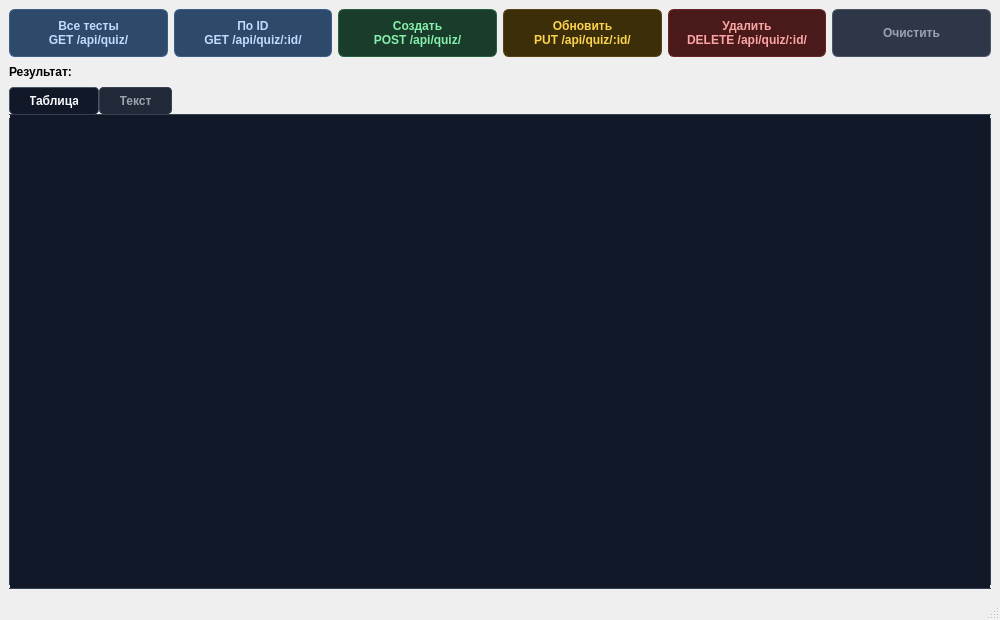
<?xml version="1.0" encoding="UTF-8"?>
<ui version="4.0">
 <class>MainWindow</class>
 <widget class="QMainWindow" name="MainWindow">
  <property name="geometry">
   <rect>
    <x>0</x>
    <y>0</y>
    <width>1000</width>
    <height>620</height>
   </rect>
  </property>
  <property name="windowTitle">
   <string>Quiz Client — ЛР3</string>
  </property>
  <widget class="QWidget" name="centralwidget">
   <layout class="QVBoxLayout" name="verticalLayout">
    <property name="spacing">
     <number>8</number>
    </property>
    <item>
     <layout class="QHBoxLayout" name="buttonLayout">
      <property name="spacing">
       <number>6</number>
      </property>
      <item>
       <widget class="QPushButton" name="btnGetAll">
        <property name="minimumSize"><size><width>0</width><height>48</height></size></property>
        <property name="text"><string>Все тесты
GET /api/quiz/</string></property>
        <property name="styleSheet"><string>QPushButton { background:#2d4a6b; color:#bfdbfe; border-radius:6px; font-weight:bold; border:1px solid #3b5f8a; }
QPushButton:hover { background:#3b5f8a; }</string></property>
       </widget>
      </item>
      <item>
       <widget class="QPushButton" name="btnGetById">
        <property name="minimumSize"><size><width>0</width><height>48</height></size></property>
        <property name="text"><string>По ID
GET /api/quiz/:id/</string></property>
        <property name="styleSheet"><string>QPushButton { background:#2d4a6b; color:#bfdbfe; border-radius:6px; font-weight:bold; border:1px solid #3b5f8a; }
QPushButton:hover { background:#3b5f8a; }</string></property>
       </widget>
      </item>
      <item>
       <widget class="QPushButton" name="btnCreate">
        <property name="minimumSize"><size><width>0</width><height>48</height></size></property>
        <property name="text"><string>Создать
POST /api/quiz/</string></property>
        <property name="styleSheet"><string>QPushButton { background:#1a3d2b; color:#86efac; border-radius:6px; font-weight:bold; border:1px solid #256040; }
QPushButton:hover { background:#256040; }</string></property>
       </widget>
      </item>
      <item>
       <widget class="QPushButton" name="btnUpdate">
        <property name="minimumSize"><size><width>0</width><height>48</height></size></property>
        <property name="text"><string>Обновить
PUT /api/quiz/:id/</string></property>
        <property name="styleSheet"><string>QPushButton { background:#3d2e0a; color:#fcd34d; border-radius:6px; font-weight:bold; border:1px solid #5a4210; }
QPushButton:hover { background:#5a4210; }</string></property>
       </widget>
      </item>
      <item>
       <widget class="QPushButton" name="btnDelete">
        <property name="minimumSize"><size><width>0</width><height>48</height></size></property>
        <property name="text"><string>Удалить
DELETE /api/quiz/:id/</string></property>
        <property name="styleSheet"><string>QPushButton { background:#4a1a1a; color:#fca5a5; border-radius:6px; font-weight:bold; border:1px solid #6b2424; }
QPushButton:hover { background:#6b2424; }</string></property>
       </widget>
      </item>
      <item>
       <widget class="QPushButton" name="btnClear">
        <property name="minimumSize"><size><width>0</width><height>48</height></size></property>
        <property name="text"><string>Очистить</string></property>
        <property name="styleSheet"><string>QPushButton { background:#2d3748; color:#9ca3af; border-radius:6px; border:1px solid #4b5563; font-weight:bold; }
QPushButton:hover { background:#374151; }</string></property>
       </widget>
      </item>
     </layout>
    </item>
    <item>
     <widget class="QLabel" name="lblStatus">
      <property name="text"><string>&lt;b&gt;Результат:&lt;/b&gt;</string></property>
     </widget>
    </item>
    <item>
     <widget class="QTabWidget" name="tabWidget">
      <property name="currentIndex"><number>0</number></property>
      <property name="tabPosition"><enum>QTabWidget::TabPosition::North</enum></property>
      <property name="tabBarAutoHide"><bool>false</bool></property>
      <property name="styleSheet"><string>QTabWidget::pane { border: 1px solid #374151; border-radius: 0 4px 4px 4px; }
QTabBar::tab { background:#1f2937; color:#9ca3af; padding:6px 20px; border: 1px solid #374151; border-bottom: none; border-radius: 4px 4px 0 0; font-weight:bold; }
QTabBar::tab:selected { background:#111827; color:#f9fafb; border-color:#4b5563; }
QTabBar::tab:hover { background:#374151; color:#e5e7eb; }</string></property>
      <widget class="QWidget" name="pageTable">
       <attribute name="title"><string>Таблица</string></attribute>
       <layout class="QVBoxLayout" name="pageTableLayout">
        <property name="spacing"><number>0</number></property>
        <property name="leftMargin"><number>0</number></property>
        <property name="topMargin"><number>0</number></property>
        <property name="rightMargin"><number>0</number></property>
        <property name="bottomMargin"><number>0</number></property>
        <item>
         <widget class="QTableWidget" name="tableWidget">
          <property name="selectionBehavior"><enum>QAbstractItemView::SelectionBehavior::SelectRows</enum></property>
          <property name="selectionMode"><enum>QAbstractItemView::SelectionMode::SingleSelection</enum></property>
          <property name="editTriggers"><set>QAbstractItemView::EditTrigger::NoEditTriggers</set></property>
          <property name="wordWrap"><bool>true</bool></property>
          <property name="styleSheet"><string>QTableWidget { gridline-color: #374151; border: none; color: #f9fafb; background: #111827; alternate-background-color: #1f2937; }
QHeaderView::section { background: #1f2937; color: #e5e7eb; font-weight: bold; padding: 6px 4px; border: none; border-bottom: 2px solid #4b5563; border-right: 1px solid #374151; }
QScrollBar:vertical { background: #1f2937; width: 10px; border-radius: 5px; }
QScrollBar::handle:vertical { background: #4b5563; border-radius: 5px; min-height: 20px; }
QScrollBar::handle:vertical:hover { background: #6b7280; }
QScrollBar::add-line:vertical, QScrollBar::sub-line:vertical { height: 0px; }
QScrollBar:horizontal { background: #1f2937; height: 10px; border-radius: 5px; }
QScrollBar::handle:horizontal { background: #4b5563; border-radius: 5px; min-width: 20px; }
QScrollBar::handle:horizontal:hover { background: #6b7280; }
QScrollBar::add-line:horizontal, QScrollBar::sub-line:horizontal { width: 0px; }</string></property>
         </widget>
        </item>
       </layout>
      </widget>
      <widget class="QWidget" name="pageText">
       <attribute name="title"><string>Текст</string></attribute>
       <layout class="QVBoxLayout" name="pageTextLayout">
        <property name="spacing"><number>0</number></property>
        <property name="leftMargin"><number>0</number></property>
        <property name="topMargin"><number>0</number></property>
        <property name="rightMargin"><number>0</number></property>
        <property name="bottomMargin"><number>0</number></property>
        <item>
         <widget class="QTextEdit" name="outputEdit">
          <property name="readOnly"><bool>true</bool></property>
          <property name="font">
           <font>
            <family>Courier New</family>
            <pointsize>10</pointsize>
           </font>
          </property>
         </widget>
        </item>
       </layout>
      </widget>
     </widget>
    </item>
   </layout>
  </widget>
  <widget class="QMenuBar" name="menubar">
   <property name="geometry">
    <rect><x>0</x><y>0</y><width>1000</width><height>21</height></rect>
   </property>
  </widget>
  <widget class="QStatusBar" name="statusbar"/>
 </widget>
 <resources/>
 <connections/>
</ui>
